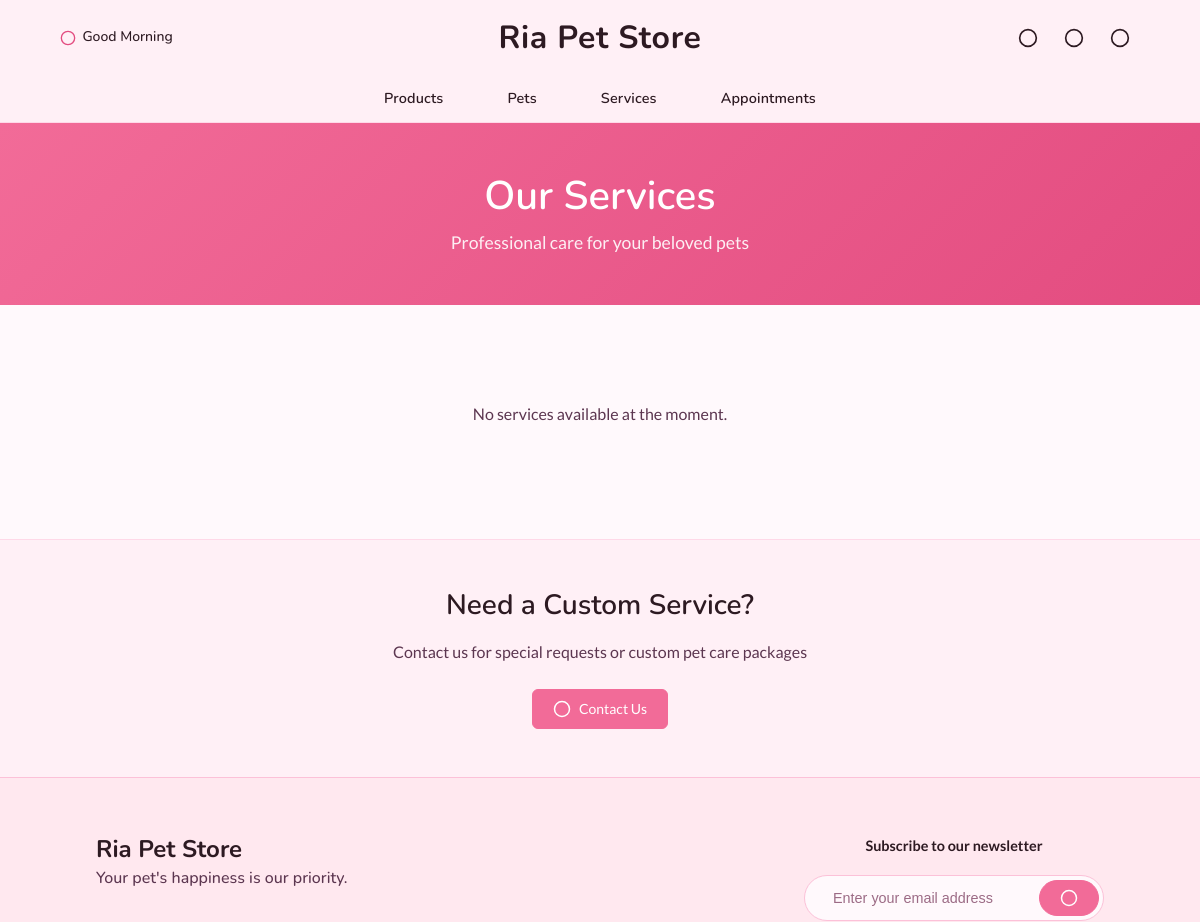
/public/shop/services.php (upper part), run on an earlier commit of the app's database.
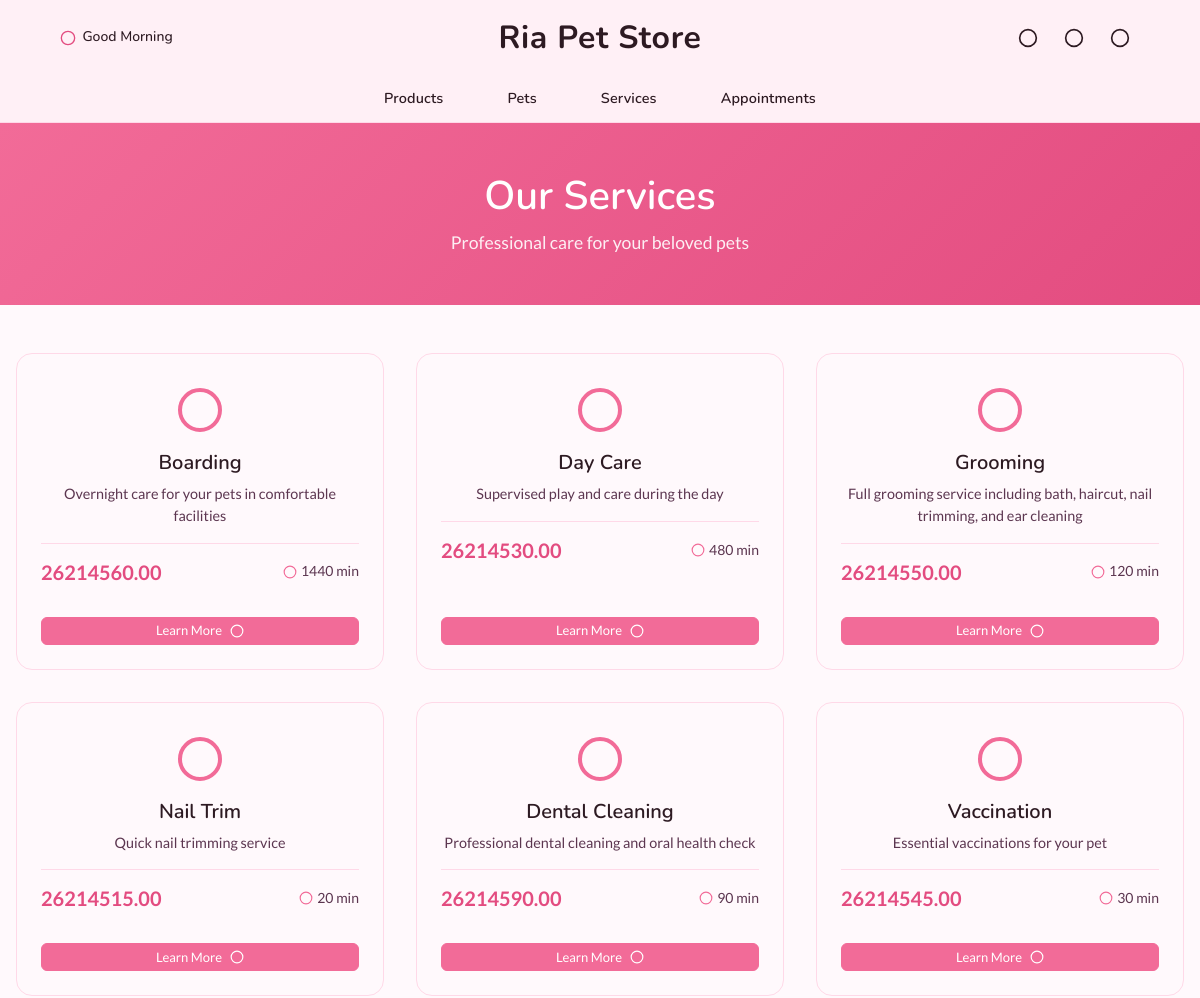
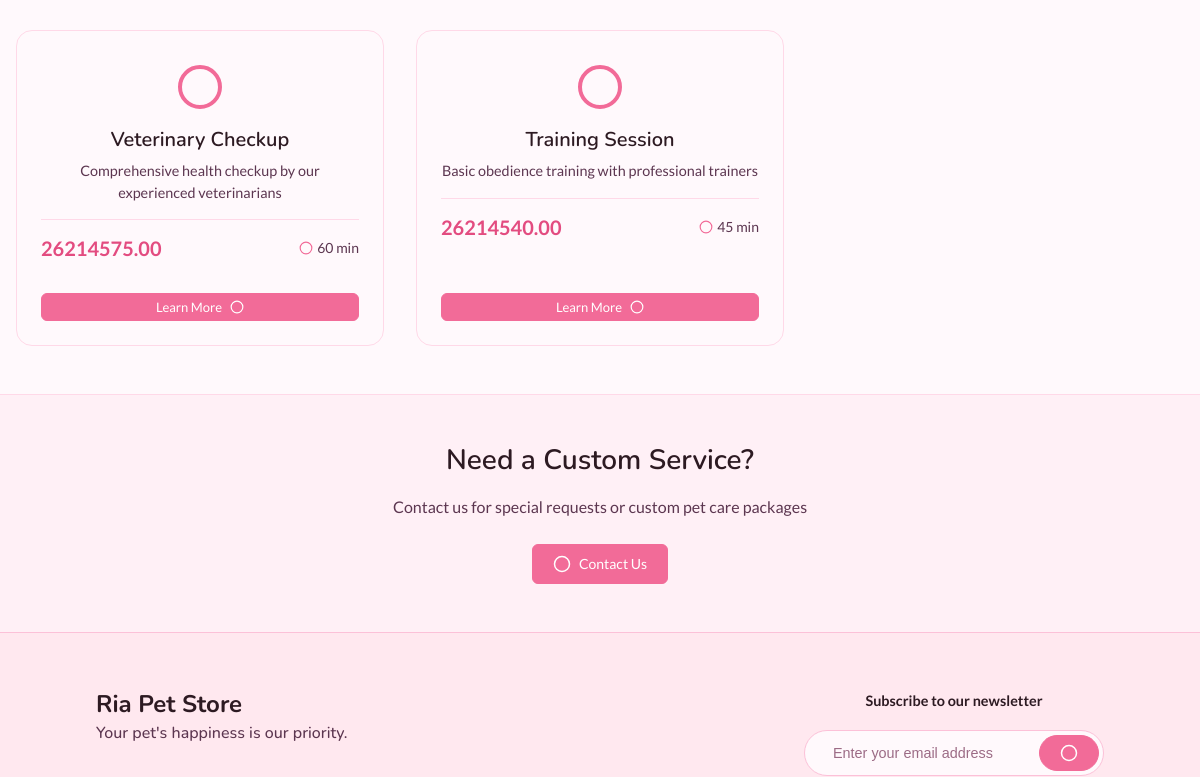
And on a later commit of the database (2 pictures, top to bottom).
### tables this page shows
CREATE TABLE `services` (
  `id` int(11) NOT NULL,
  `service_name` varchar(100) NOT NULL,
  `category` varchar(50) DEFAULT 'general',
  `description` text DEFAULT NULL,
  `price` decimal(10,2) NOT NULL,
  `duration_minutes` int(11) NOT NULL,
  `featured` tinyint(1) DEFAULT 0,
  `created_at` timestamp NOT NULL DEFAULT current_timestamp(),
  `updated_at` timestamp NOT NULL DEFAULT current_timestamp() ON UPDATE current_timestamp()
);

### backend/includes/navigation.php (called while the page is built, shortened)
<?php
$hour = (int) date('G');
if ($hour < 12) {
    $icon = 'sun';
} elseif ($hour < 18) {
    $greeting = 'Good Afternoon';
    $icon = 'sunset';
} else {
    $greeting = 'Good Evening';
    $icon = 'moon';
}
?>
            <?php echo icon($icon, 16, '', true); ?>

### backend/config/config.php (called while the page is built, shortened)
<?php
class Config
{
    private static $config = [];
    private static function loadDefaults()
    {
        self::$config = [
            'APP_NAME' => 'Ria Pet Store',
            'APP_ENV' => 'development',
            'APP_URL' => 'http://localhost/Ria-Pet-Store',
            'APP_DEBUG' => true,
            'DB_HOST' => 'localhost',
            'DB_USER' => 'root',
            'DB_PASS' => '',
            'DB_NAME' => 'pet_store',
            'UPLOAD_MAX_SIZE' => 2097152,
            'UPLOAD_ALLOWED_TYPES' => 'image/jpeg,image/png,image/gif',
            'UPLOAD_PATH' => '../assets/uploads/',
            'PLACEHOLDER_IMAGE_SMALL' => 'https://via.placeholder.com/200x150?text=No+Image',
            'PLACEHOLDER_IMAGE_LARGE' => 'https://via.placeholder.com/400x300?text=No+Image',
            'SESSION_NAME' => 'petstore_session',
        ];
    }
    public static function get($key, $default = null)
    {
        if (isset(self::$config[$key])) {
            return self::$config[$key];
        }
        $value = getenv($key);
        if ($value !== false) {
            return $value;
        }
        return $default;
    }
    public static function baseUrl($path = '')
    {
        $url = self::get('APP_URL', 'http://localhost/Ria-Pet-Store');
        $url = rtrim($url, '/') . '/';
        return $url . ltrim($path, '/');
    }
}
?>

### public/shop/services.php (the view, shortened to what the changed rows need)
<?php
require_once __DIR__ . '/../../backend/includes/header.php';
?>
<link rel="stylesheet" href="http://localhost/Ria-Pet-Store/assets/css/shop/services.css?v=<?php echo ASSET_VERSION; ?>">
<div class="services-page">
    <section class="services-hero">
        <div class="container">
            <h1>Our Services</h1>
        </div>
    </section>
    <section class="services-section">
        <div class="container">
            <div class="services-grid">
                <?php
                $services = $conn->query("SELECT * FROM services ORDER BY category, service_name");
                if ($services->num_rows > 0):
                    while ($service = $services->fetch_assoc()):
                ?>
                <div class="service-card">
                    <div class="service-icon">
                        <?php
                        $icon = 'heart';
                        switch (strtolower($service['category'])) {
                            case 'grooming':
                                $icon = 'scissors';
                                break;
                            default:
                                $icon = 'heart';
                        }
                        echo icon($icon, 40);
                        ?>
                    </div>
                    <div class="service-card-body">
                        <h3><?php echo e($service['service_name']); ?></h3>
                        <p><?php echo e($service['description']); ?></p>
                        <div class="service-meta">
                            <span class="service-price"><?php echo CURRENCY_SYMBOL . number_format($service['price'], 2); ?></span>
                            <span class="service-duration">
                                <?php echo icon('clock', 14); ?> <?php echo (int)$service['duration_minutes']; ?> min
                            </span>
                        </div>
                    </div>
                    <div class="service-card-footer">
                        <a href="<?php echo url('service_details?id=' . (int)$service['id']); ?>" class="btn btn-primary btn-small">
                            Learn More <?php echo icon('arrow-right', 14); ?>
                        </a>
                    </div>
                </div>
                <?php
                    endwhile;
                else:
                ?>
                <div class="no-services">
                    <p>No services available at the moment.</p>
                </div>
                <?php endif; ?>
            </div>
        </div>
    </section>
    <section class="services-cta">
        <div class="container">
            <div class="cta-content">
                <h2>Need a Custom Service?</h2>
            </div>
        </div>
    </section>
</div>
<?php require_once __DIR__ . '/../../backend/includes/footer.php'; ?>

### backend/functions/helpers.php (shortened to what the changed rows need)
<?php
require_once __DIR__ . '/../config/config.php';
function url($path = '')
{
    return Config::baseUrl($path);
}
function e($string)
{
    return htmlspecialchars($string, ENT_QUOTES, 'UTF-8');
}
function icon($name, $size = 20, $class = '', $wrap = false)
{
    $class = $class ? ' class="' . $class . '"' : '';
    $paths = $icons[$name] ?? '<circle cx="12" cy="12" r="10"/>';
    $svg = '<svg xmlns="http://www.w3.org/2000/svg" width="' . $size . '" height="' . $size . '" viewBox="0 0 24 24" fill="none" stroke="currentColor" stroke-width="2" stroke-linecap="round" stroke-linejoin="round"' . $class . '>' . $paths . '</svg>';
    if ($wrap) {
        return '<span class="icon-wrapper">' . $svg . '</span>';
    }
    return $svg;
}

What changed in the data, as far as the page shows it:
added services: $size 40 (drawn), service_name "Boarding", description "Overnight care for your pets in comfortable facilities", price "60.00", duration_minutes "1440"
added services: $size 40 (drawn), service_name "Day Care", description "Supervised play and care during the day", price "30.00", duration_minutes "480"
added services: $size 40 (drawn), service_name "Grooming", description "Full grooming service including bath, haircut, nail trimming, and ear cleaning", price "50.00", duration_minutes "120"
added services: $size 40 (drawn), service_name "Nail Trim", description "Quick nail trimming service", price "15.00", duration_minutes "20"
added services: $size 40 (drawn), service_name "Dental Cleaning", description "Professional dental cleaning and oral health check", price "90.00", duration_minutes "90"
added services: $size 40 (drawn), service_name "Vaccination", description "Essential vaccinations for your pet", price "45.00", duration_minutes "30"
added services: $size 40 (drawn), service_name "Veterinary Checkup", description "Comprehensive health checkup by our experienced veterinarians", price "75.00", duration_minutes "60"
added services: $size 40 (drawn), service_name "Training Session", description "Basic obedience training with professional trainers", price "40.00", duration_minutes "45"
Also different on the page:
text no longer shown: "No services available at the moment."
